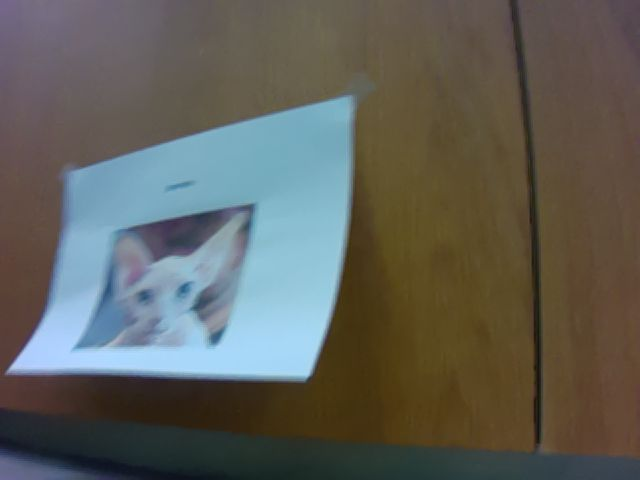
#> input picture Pic/2026-07-15/frame_20260715_132210_061482.jpg, 640 x 480 px
$ python -i pi_fast_red.py   (imports and definitions only)
#> lines starting #> are read from the running program, lines starting #| are printed output that depends on the picture
#> further down, picture is the input picture: shape (480, 640, 3); mean B, G, R 89.2, 95.8, 95.7
### pi_service/robot_web/routes/pc_adaptor/red_band_planner.py
"""Formal two-red-band state machine for the fixed I-course.

The physical band farther from the T is encountered first.  While both layers
are visible it is still an approach warning.  When that first band leaves the
frame, the remaining layer is the turn band; fish-eye skew is handled by the
analyzer's fragment-to-layer grouping rather than comparing two exact Y values.
"""
from __future__ import annotations

from dataclasses import dataclass
from typing import Iterable


@dataclass(frozen=True)
class RedLayerView:
    y: int
    bottom_y: int
    span: int


@dataclass(frozen=True)
class RedBandConfig:
    minimum_span_ratio: float = .18
    brake_y_ratio: float = .50
    pivot_y_ratio: float = .84
    # Arm overshoot recovery before the pre-authorized 70% pivot threshold;
    # otherwise a dropped frame could never produce REVERSE_REQUEST.
    exit_arm_y_ratio: float = .60
    preauthorized_brake_y_ratio: float = .35
    preauthorized_pivot_y_ratio: float = .70


@dataclass(frozen=True)
class RedBandDecision:
    event: str
    phase: str
    layer_count: int
    turn_y: int | None
    turn_bottom_y: int | None


class TwoRedBandPlanner:
    """Translate visible red layers into safe high-level adaptor events.

    The output is deliberately idempotent.  The PC may resend it for every
    frame; the Pi performs brake/pivot/reverse only when the event type changes.
    """

    def __init__(self, config: RedBandConfig = RedBandConfig()) -> None:
        self.config = config
        self.reset()

    def reset(self) -> None:
        self._two_layers_seen = False
        self._first_band_confirmed = False
        self._turn_band_seen = False
        self._brake_sent = False
        self._turn_bottom_armed = False
        self._pivot_sent = False

    # [35 lines left out: function update, not called in this run]

### pi_service/robot_web/routes/pc_adaptor/pi_fast_red.py
"""Pi-local red-band detector for the fixed green-course experiment.

This module intentionally has no skeleton, white-tape, or green-field work.
It receives the already decoded Pi BGR frame, restricts red detection to the
known central course ROI, and emits the same high-level events as the PC
planner.  The PC remains free to run its full analysis for diagnostics.
"""
from __future__ import annotations

from dataclasses import dataclass

import cv2
import numpy as np

from .red_band_planner import RedBandConfig, RedBandDecision, TwoRedBandPlanner


@dataclass(frozen=True)
class PiFastRedConfig:
    red_channel_min: int = 120
    red_excess_min: int = 44
    roi_top_ratio: float = .20
    roi_side_ratio: float = .25
    min_component_area: int = 12
    group_y_tolerance_ratio: float = .10
    brake_y_ratio: float = .50
    pivot_bottom_y_ratio: float = .84
    exit_arm_y_ratio: float = .60


@dataclass(frozen=True)
class PiFastRedLayer:
    y: int
    bottom_y: int
    span: int
    fragment_count: int


class PiFastRedBandPlanner:
    """ROI-gated red layer detection plus the fixed two-band state machine."""

    def __init__(self, config: PiFastRedConfig = PiFastRedConfig()) -> None:
        self.config = config
        # Do not require a horizontal-span threshold here: the fixed ROI and
        # layer grouping are the intentional scene-specific discriminator.
        self._planner = TwoRedBandPlanner(RedBandConfig(
            minimum_span_ratio=0.0,
            brake_y_ratio=config.brake_y_ratio,
            pivot_y_ratio=config.pivot_bottom_y_ratio,
            exit_arm_y_ratio=config.exit_arm_y_ratio,
            preauthorized_brake_y_ratio=config.brake_y_ratio,
            preauthorized_pivot_y_ratio=config.pivot_bottom_y_ratio,
        ))

    def reset(self) -> None:
        self._planner.reset()

    def detect_layers(self, frame: np.ndarray) -> tuple[PiFastRedLayer, ...]:
        height, width = frame.shape[:2]
#> height = 480; width = 640
        blue, green, red_channel = cv2.split(frame)
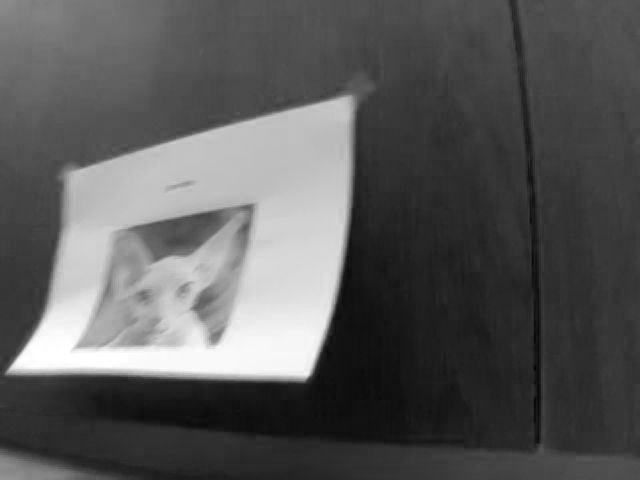
#> blue: shape (480, 640); min 4, max 255, mean 89.2
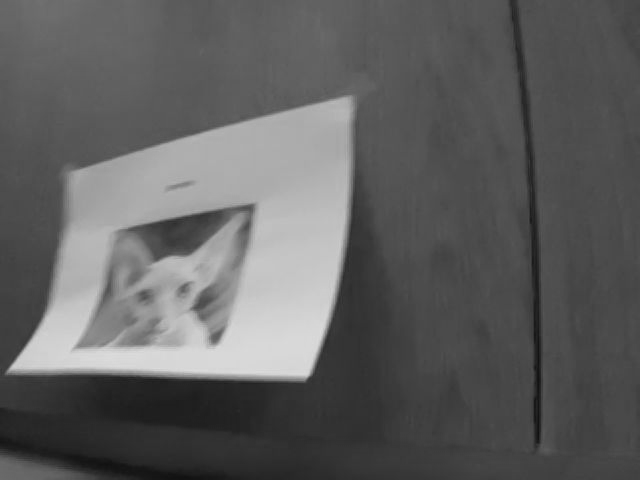
#> green: shape (480, 640); min 15, max 220, mean 95.8
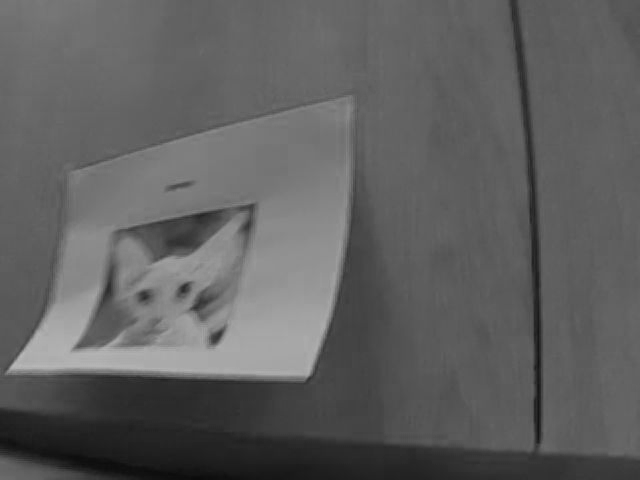
#> red_channel: shape (480, 640); min 11, max 185, mean 95.7
        red_excess = red_channel.astype(np.int16) - np.maximum(green, blue).astype(np.int16)
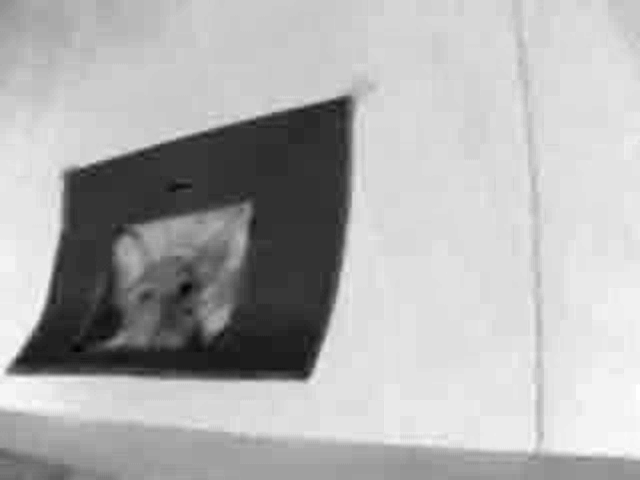
#> red_excess: shape (480, 640) int16; min -96, max 33, mean -6.8; drawn with min black and max white
        red = np.where(
            (red_channel >= self.config.red_channel_min) & (red_excess >= self.config.red_excess_min),
            255,
            0,
        ).astype(np.uint8)
#> red: shape (480, 640); every value is 0
        top = max(0, min(height, int(round(height * self.config.roi_top_ratio))))
#> top = 96
        side = max(0, min(width // 2, int(round(width * self.config.roi_side_ratio))))
#> side = 160
        red[:top, :] = 0
        red[:, :side] = 0
        red[:, width - side:] = 0
        red = cv2.morphologyEx(red, cv2.MORPH_OPEN, cv2.getStructuringElement(cv2.MORPH_ELLIPSE, (5, 5)))
        count, _labels, stats, centroids = cv2.connectedComponentsWithStats(red, connectivity=8)
#> _labels: shape (480, 640) int32; every value is 0
#> count = 1; stats = [[0, 0, 640, 480, 307200]]; centroids = [[319.5, 239.5]]
        fragments: list[tuple[int, int, int, int, int, float]] = []
        for label in range(1, count):
            x, y, component_width, component_height, area = map(int, stats[label])
            if area < self.config.min_component_area:
                continue
            fragments.append((x, y, component_width, component_height, area, float(centroids[label][1])))
#> after the loop, fragments = []
        fragments.sort(key=lambda item: item[5])
        tolerance = height * self.config.group_y_tolerance_ratio
#> tolerance = 48
        groups: list[list[tuple[int, int, int, int, int, float]]] = []
        for fragment in fragments:
            if not groups or fragment[5] - groups[-1][-1][5] > tolerance:
                groups.append([fragment])
            else:
                groups[-1].append(fragment)
#> this loop made 0 passes
#> after the loop, groups = []
        layers: list[PiFastRedLayer] = []
        for group in groups:
            area = sum(item[4] for item in group)
            left = min(item[0] for item in group)
            right = max(item[0] + item[2] - 1 for item in group)
            marker_y = int(round(sum(item[4] * item[5] for item in group) / area))
            bottom_y = max(item[1] + item[3] - 1 for item in group)
            layers.append(PiFastRedLayer(marker_y, bottom_y, right - left + 1, len(group)))
#> after the loop, layers = []
        return tuple(sorted(layers, key=lambda layer: layer.y))

    def step(self, frame: np.ndarray) -> tuple[RedBandDecision, tuple[PiFastRedLayer, ...]]:
        layers = self.detect_layers(frame)
        decision = self._planner.update(layers, frame.shape[1], frame.shape[0])
        return decision, layers

>>> import cv2
>>> picture = cv2.imread('../../../../Pic/2026-07-15/frame_20260715_132210_061482.jpg')
>>> result = PiFastRedBandPlanner().detect_layers(picture)
#> result = ()

$ run again, on Pic/2026-07-15/frame_20260715_132212_041639.jpg
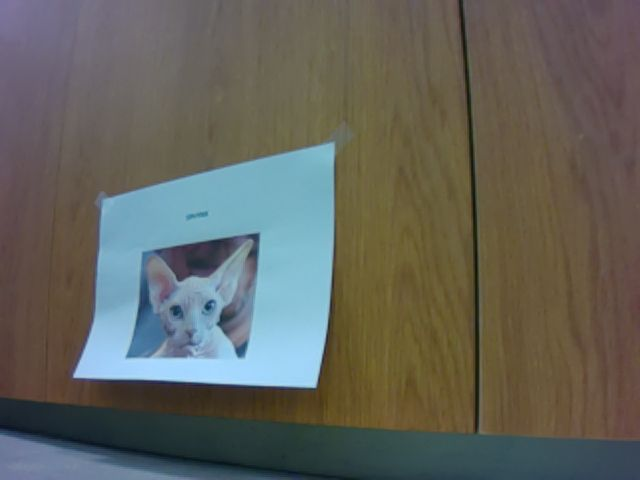
#> input picture Pic/2026-07-15/frame_20260715_132212_041639.jpg, 640 x 480 px
#> picture is the input picture: shape (480, 640, 3); mean B, G, R 92, 99.4, 98.9
#> in detect_layers, `blue, green, red_channel = cv2.split(frame)`:
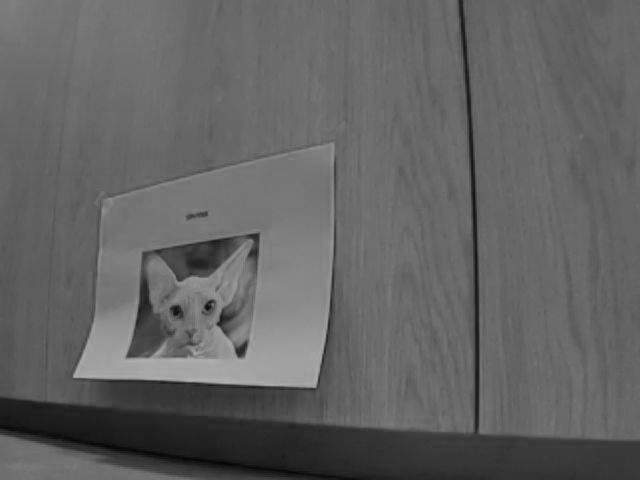
#> red_channel: shape (480, 640); min 3, max 181, mean 98.9
#> in detect_layers, `red_excess = red_channel.astype(np.int16) - np.maximum(green, blue).as..`:
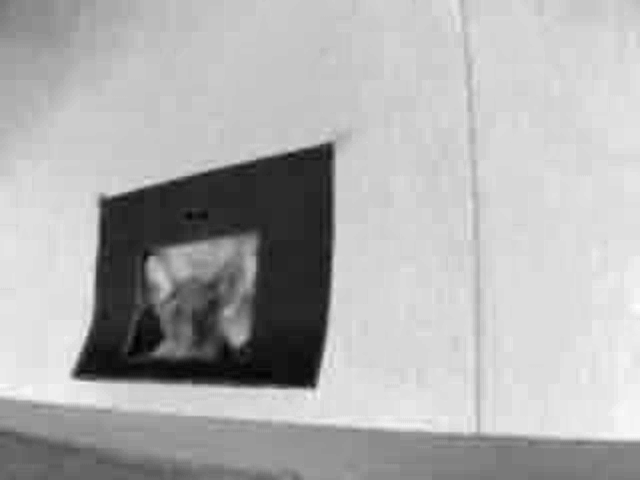
#> red_excess: shape (480, 640) int16; min -96, max 34, mean -6.4; drawn with min black and max white
#> red: shape (480, 640); every value is 0
#> _labels: shape (480, 640) int32; every value is 0
#> count = 1; stats = [[0, 0, 640, 480, 307200]]; centroids = [[319.5, 239.5]]
#> after the loop in detect_layers, `for label in range(1, count):`: fragments = []
#> result = ()
